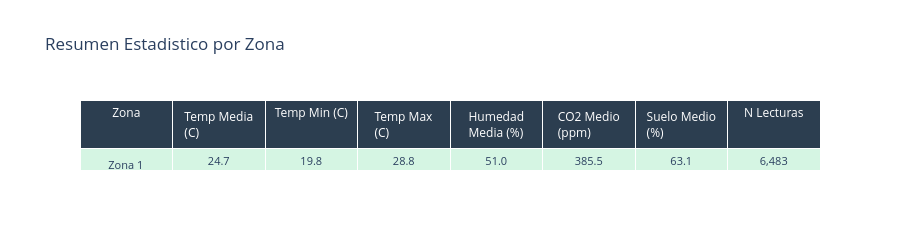

Here is the notebook cell this chart was saved with:
### Markdown cell above
---
## Tabla Resumen Estadistico

### Code cell
# Estadisticas por zona
stats = []
for zone_id in sorted(ZONE_NAMES.keys()):
    sensors = [s for s, z in SENSOR_ZONE_MAP.items() if z == zone_id]
    th = df_temp_hum[df_temp_hum["zoneId"] == zone_id]
    co2 = df_co2[df_co2["sensorId"].isin(sensors)]
    soil = df_soil[df_soil["sensorId"].isin(sensors)]

    stats.append({
        "Zona": ZONE_NAMES[zone_id],
        "Temp Media (C)": f"{th['temperature'].mean():.1f}",
        "Temp Min (C)": f"{th['temperature'].min():.1f}",
        "Temp Max (C)": f"{th['temperature'].max():.1f}",
        "Humedad Media (%)": f"{th['humidity'].mean():.1f}",
        "CO2 Medio (ppm)": f"{co2['co2Level'].mean():.1f}",
        "Suelo Medio (%)": f"{soil['soilMoisture'].mean():.1f}",
        "N Lecturas": f"{len(th):,}",
    })

df_stats = pd.DataFrame(stats)

fig_table = go.Figure(data=[go.Table(
    header=dict(
        values=list(df_stats.columns),
        fill_color="#2c3e50",
        font=dict(color="white", size=12),
        align="center",
    ),
    cells=dict(
        values=[df_stats[col] for col in df_stats.columns],
        fill_color=[["#d5f5e3", "#aed6f1", "#f5b7b1"]] * len(df_stats.columns),
        align="center",
        font=dict(size=11),
    ),
)])

fig_table.update_layout(
    title="Resumen Estadistico por Zona",
    height=250,
)
fig_table.show()

### Figure 1 — Plotly figure (JSON) as saved in the notebook; plotly's stock layout.template omitted (floating-point values rounded to 4 significant figures)
{"data": [{"cells": {"align": "center", "fill": {"color": [["#d5f5e3", "#aed6f1", "#f5b7b1"], ["#d5f5e3", "#aed6f1", "#f5b7b1"], ["#d5f5e3", "#aed6f1", "#f5b7b1"], ["#d5f5e3", "#aed6f1", "#f5b7b1"], ["#d5f5e3", "#aed6f1", "#f5b7b1"], ["#d5f5e3", "#aed6f1", "#f5b7b1"], ["#d5f5e3", "#aed6f1", "#f5b7b1"], ["#d5f5e3", "#aed6f1", "#f5b7b1"]]}, "font": {"size": 11}, "values": [["Zona 1 (Norte)", "Zona 2 (Centro)", "Zona 3 (Sur)"], ["24.7", "27.4", "23.2"], ["19.8", "23.0", "17.3"], ["28.8", "30.5", "27.4"], ["51.0", "44.7", "57.2"], ["385.5", "405.6", "365.6"], ["63.1", "56.2", "70.1"], ["6,483", "6,483", "6,483"]]}, "header": {"align": "center", "fill": {"color": "#2c3e50"}, "font": {"color": "white", "size": 12}, "values": ["Zona", "Temp Media (C)", "Temp Min (C)", "Temp Max (C)", "Humedad Media (%)", "CO2 Medio (ppm)", "Suelo Medio (%)", "N Lecturas"]}, "type": "table"}], "layout": {"height": 250, "title": {"text": "Resumen Estadistico por Zona"}}}
